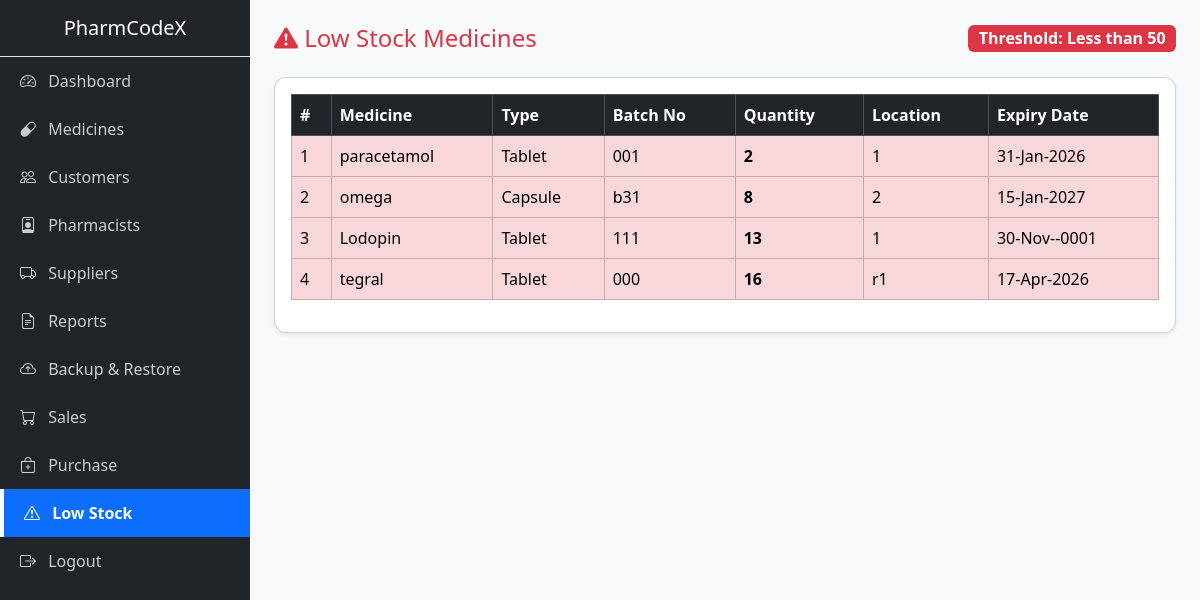
Screenshot of /mutual/low.php (signed in) with the database file from the repository.
### tables this page shows
CREATE TABLE `medicines` (
  `id` int(11) NOT NULL AUTO_INCREMENT,
  `name` varchar(100) NOT NULL,
  `type` varchar(10) NOT NULL,
  `batch_no` varchar(50) NOT NULL,
  `price` decimal(10,2) NOT NULL,
  `quantity` int(11) NOT NULL DEFAULT 0,
  `location` varchar(10) NOT NULL,
  `expiry_date` date NOT NULL,
  `created_at` timestamp NOT NULL DEFAULT current_timestamp(),
  PRIMARY KEY (`id`)
);

### mutual/low.php (the view, shortened to what this page needs)
<?php
include('../config/connection.php');
$lowStock = $conn->query(
    "SELECT id, name, type, batch_no, quantity, location, expiry_date
     FROM medicines
     WHERE quantity < 50
     ORDER BY quantity ASC"
);
?>
<!DOCTYPE html>
<html lang="en">
<head>
    <link href="https://cdn.jsdelivr.net/npm/bootstrap@5.3.2/dist/css/bootstrap.min.css" rel="stylesheet">
    <link rel="stylesheet" href="https://cdn.jsdelivr.net/npm/bootstrap-icons@1.11.1/font/bootstrap-icons.css">
    <link rel="stylesheet" href="../css/style.css">
</head>
<body>
<div class="d-flex">
    <?php include('../includes/sidebar.php'); ?>
    <div class="flex-grow-1 p-4">
        <div class="d-flex justify-content-between align-items-center mb-4">
            <h4 class="mb-0 text-danger">
                <i class="bi bi-exclamation-triangle-fill"></i>
                Low Stock Medicines
            </h4>
            <span class="badge bg-danger fs-6">
                Threshold: Less than 50
            </span>
        </div>
        <div class="card shadow-sm">
            <div class="card-body">
                <?php if ($lowStock->num_rows > 0) { ?>
                <table class="table table-bordered table-hover align-middle">
                    <thead class="table-dark">
                        <tr>
                            <th>#</th>
                            <th>Medicine</th>
                            <th>Type</th>
                            <th>Batch No</th>
                            <th>Quantity</th>
                            <th>Location</th>
                            <th>Expiry Date</th>
                        </tr>
                    </thead>
                    <tbody>
                        <?php $i = 1; while($row = $lowStock->fetch_assoc()) { ?>
                        <tr class="<?= ($row['quantity'] < 20) ? 'table-danger' : 'table-warning' ?>">
                            <td><?= $i++ ?></td>
                            <td><?= htmlspecialchars($row['name']) ?></td>
                            <td><?= htmlspecialchars($row['type']) ?></td>
                            <td><?= htmlspecialchars($row['batch_no']) ?></td>
                            <td class="fw-bold"><?= $row['quantity'] ?></td>
                            <td><?= htmlspecialchars($row['location']) ?></td>
                            <td><?= date("d-M-Y", strtotime($row['expiry_date'])) ?></td>
                        </tr>
                        <?php } ?>
                    </tbody>
                </table>
                <?php } ?>
            </div>
        </div>
    </div>
</div>
</body>
</html>

### css/style.css (style rules this page uses)
:root { --primary-color: #0d6efd; --sidebar-bg: #212529; --text-muted: #adb5bd; }
body { background-color: #f8f9fa; font-family: 'Segoe UI', sans-serif; }
.card { border-radius: 12px; }

### rows the page displays
medicines: name "paracetamol", type "Tablet", batch_no "001", quantity "2", location "1", expiry_date "31-Jan-2026"
medicines: name "omega", type "Capsule", batch_no "b31", quantity "8", location "2", expiry_date "15-Jan-2027"
medicines: name "Lodopin", type "Tablet", batch_no "111", quantity "13", location "1", expiry_date "30-Nov--0001"
medicines: name "tegral", type "Tablet", batch_no "000", quantity "16", location "r1", expiry_date "17-Apr-2026"
